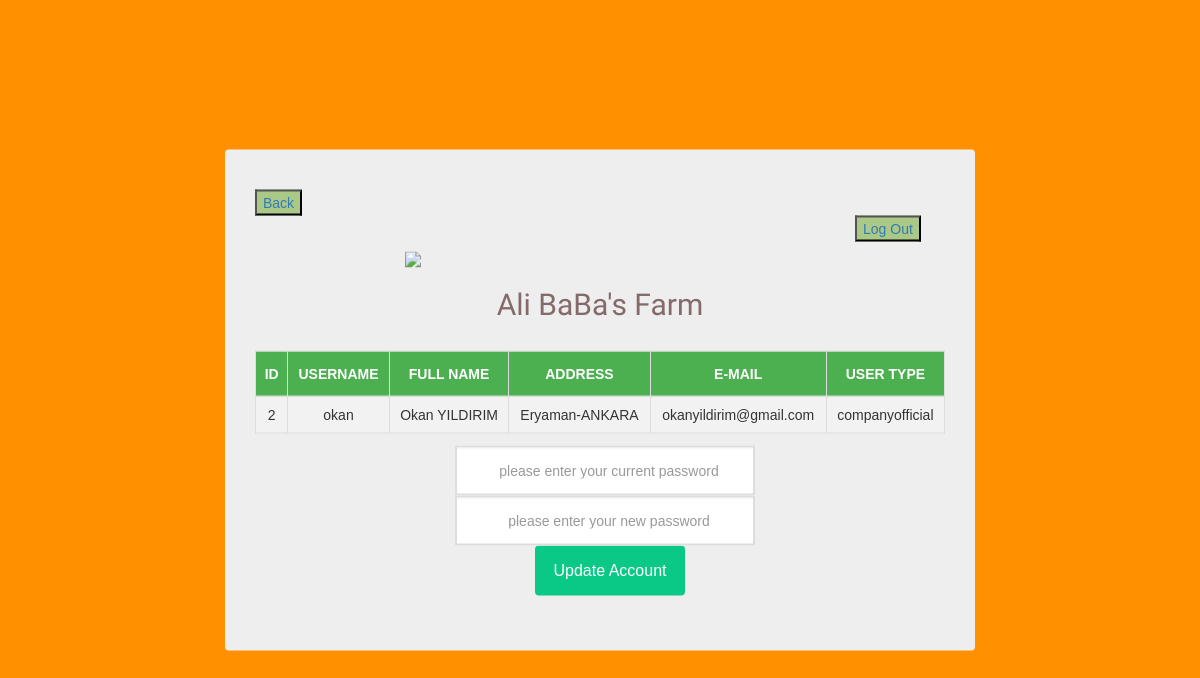
/user_account.php (signed in), run on the app's committed database.
### tables this page shows
CREATE TABLE `USER` (
  `id` int(10) NOT NULL,
  `user_name` varchar(50) NOT NULL,
  `full_name` varchar(50) NOT NULL,
  `address` varchar(250) NOT NULL,
  `email` varchar(100) NOT NULL,
  `user_type` varchar(20) NOT NULL,
  `authority` int(10) NOT NULL,
  `password` varchar(100) NOT NULL
);

### Web/session.php (called while the page is built, shortened)
<?php
$connection = mysqli_connect("localhost", "alibabas_conn", "40654065aktas","alibabas_1773") or die(mysqli_connect_error());
$user_check=$_SESSION['login_user'];
$ses_sql="select user_name from USER where user_name='$user_check'";
$result = mysqli_query($connection,$ses_sql) or die(mysqli_error($connection));
$row = $result->fetch_assoc();
$login_session =$row['user_name'];
?>

### Web/user_account.php (the view, shortened to what this page needs)
<?php
include('session.php');
?>
<!DOCTYPE html>
<html>
<head>
      <link rel="stylesheet" href="css/bootstrap.css">
     <link rel="stylesheet" href="css/style.css">
</head>
<body>
    <div style="width:750px;"class="login-form" id="main">
            <div  style="margin-left:0px; width:100px;">
                <div  style="margin-left:0px; width:100px">
                    <button style="background: #AAC986; margin-left:0px;"><a href="profile.php">Back</a></button>
                </div>
                <div  style="margin-left:600px; width:100px">
                    <button style="background: #AAC986;"><a href="logout.php">Log Out</a></button>
                </div>
             </div>
    <img class="irc_mi" src="https://i1.imgiz.com/rshots/7994/ali-babanin-bir-ciftligi-var-sarkisi_7994254-1870_1280x720.jpg" style="margin-top:10px; margin-left:150px; width:400px; height=300px;">
           <form action="account.php" method="post">
           <h1>Ali BaBa's Farm</h1>
                     <br>
                     <div>
                         <?php
                                $servername = "localhost";
                                $username = "alibabas_conn";
                                $password = "40654065aktas";
                                $dbname = "alibabas_1773";
                                $conn = new mysqli($servername, $username, $password, $dbname);
                                $sql = "SELECT * FROM USER where user_name='$login_session'";
                                $result = $conn->query($sql);
                                if ($result->num_rows > 0) {
                                    echo "<table id='customers'><tr><th>ID</th><th>USERNAME</th><th>FULL NAME</th><th>ADDRESS</th><th>E-MAIL</th><th>USER TYPE</th></tr>";
                                    while($row = $result->fetch_assoc()) {
                                        echo "<tr>
                                        <td>".$row["id"]."</td>
                                        <td>".$row["user_name"]."</td>
                                        <td>".$row["full_name"]."</td>
                                        <td>".$row["address"]."</td>
                                        <td>".$row["email"]."</td>
                                        <td>".$row["user_type"]."</td></tr>";
                                    }
                                    echo "</table>";
                                } else {
                                    echo "0 results";
                                }
                            ?>
                     </div>
              <div>
                    <div style="margin-left:200px; margin-right:30px; width:210px;" class="input-group">
                      <input style="width:300px; text-align:center; color:blue; margin-top: 12px;" type="text" name="currentpassword" class="form-control" placeholder="please enter your current password">
                    </div>
                    <div style="margin-left:200px; margin-right:30px; width:210px;" class="input-group">
                      <input style="width:300px; text-align:center; color:blue;" type="text" name="newpassword" class="form-control" placeholder="please enter your new password">
                    </div>
               <br>
            <br>
            </div>
            <div  style="margin-left:280px; width:150px;" class="form-group">
                    <button name="submit" type="submit" value=" Login " class="log-btn" >Update Account</button>
                </form>
            </div>
</body>
</html>

### Web/css/style.css (style rules this page uses)
* { box-sizing: border-box; font-family: arial; }
body { background: #FF9000; }
h1 { color: #846a6a; text-align: center; font-family: 'Vibur', cursive; font-size: 30px; }
.login-form { width: 500px; padding: 40px 30px; background: #eee; border-radius: 4px; margin: auto; position: absolute; left: 0; right: 0; top: 50%; transform: translateY(-50%); }
.form-group { position: relative; margin-bottom: 15px; }
.form-control { width: 100%; height: 50px; border: none; padding: 5px 7px 5px 15px; background: #fff; color: #666; border: 2px solid #ddd; border-radius: 4px; }
.log-btn { background: #0AC986; display: inline-block; width: 100%; font-size: 16px; height: 50px; color: #fff; text-decoration: none; border: none; border-radius: 4px; }

### Web/user_account.php (style rules this page uses)
#customers { font-family: "Trebuchet MS", Arial, Helvetica, sans-serif; border-collapse: collapse; width: 100%; }
#customers td, #customers th { text-align:center; border: 1px solid #ddd; padding: 8px; }
#customers tr:nth-child(even) { background-color: #f2f2f2; }
#customers th { text-align:center; padding-top: 12px; padding-bottom: 12px; text-align: center; background-color: #4CAF50; color: white; }

### data on the page
user: id "2", user_name "okan", full_name "Okan YILDIRIM", address "Eryaman-ANKARA", email "okanyildirim@gmail.com", user_type "companyofficial"
